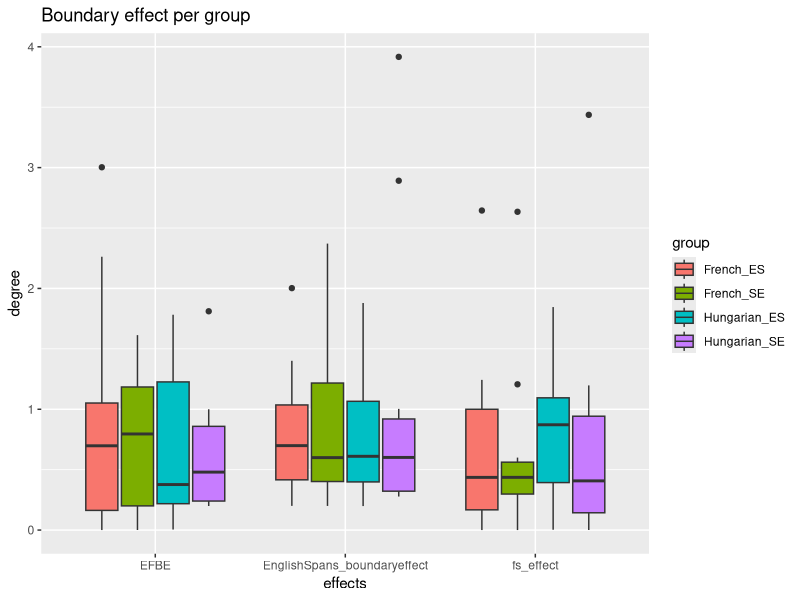
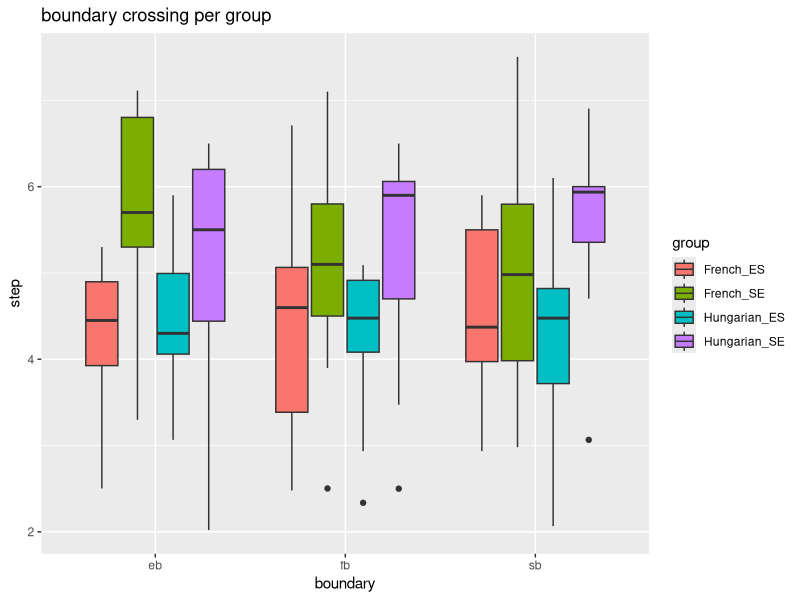

These figures' R source, in order:
## ---- chunk 1

library(tidyverse)

#load in group data

all_seh = read.csv("data/all_seh.csv")
all_sef = read.csv("data/all_sef.csv")
all_esf = read.csv("data/all_esf.csv")
all_esh = read.csv("data/all_esh.csv")

all_se = rbind(all_sef, all_seh, all_esf, all_esh)

glimpse(all_se)

## if participants have 
model = glm(all_se$fs_effect ~ all_se$EnglishSpans_boundaryeffect)

model2 = glm(all_se$fs_effect ~ all_se$L3group + all_se$group)

summary(model)
summary(model2)

## ---- chunk 2
## testing models
model = glm(all_se$fs_effect ~ all_se$EnglishSpans_boundaryeffect)

model2 = glm(all_se$fs_effect ~ all_se$L3group + all_se$group)

summary(model)
summary(model2)

mean_se = mean(all_se$EnglishSpans_boundaryeffect)
sd_se = sd(all_se$EnglishSpans_boundaryeffect)

t.test(all_se$eb, all_se$sb, paired = TRUE,)
eb = mean(all_se$eb)
sb = mean(all_se$sb)




## ---- chunk 3

##tidy data

all_se_tidy = all_se %>% 
  pivot_longer(c(`eb`, `sb`, `fb`), names_to = "boundary", values_to = "step")

all_se_tidy2 = all_se %>% 
  pivot_longer(c(`EFBE`, `fs_effect`, `EnglishSpans_boundaryeffect`), names_to = "effects", values_to = "degree")

all_se_tidy3 = unite_(all_se_tidy2, "group", c("L3group","group"))

all_se_tidy = unite_(all_se_tidy, "group", c("L3group","group"))

## look at the L3 span boundary effect per group and order

ggplot(all_se_tidy3, aes(x = effects, y = degree, fill = group)) + geom_boxplot() + ggtitle("Boundary effect per group")

ggplot(all_se_tidy, aes(x = boundary, y = step, fill = group)) + geom_boxplot() + ggtitle("boundary crossing per group")

## T test to see if the differences in ES L3 groups are significant

t.test(all_esf$fs_effect, all_esh$fs_effect)
